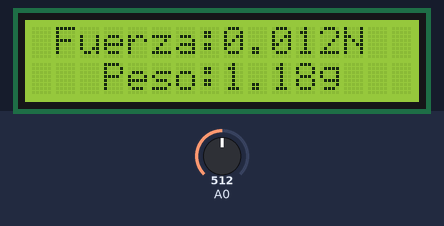
Bench run of a sketch on a simulated Arduino Uno, built with avr-gcc and run on an emulated ATmega328P. Parts: 16×2 character LCD. The test bench sets the inputs (shaded band); at power-on: A0 = 512.

Above: at 1.2 s.
1.3 s: A0 set to 1015
At 2.5 s:
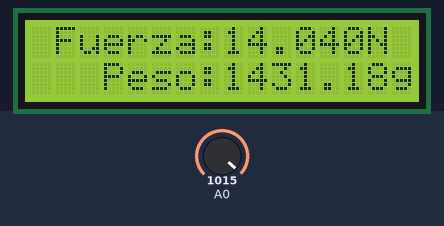
3.5 s: A0 set to 1023
At 4.6 s:
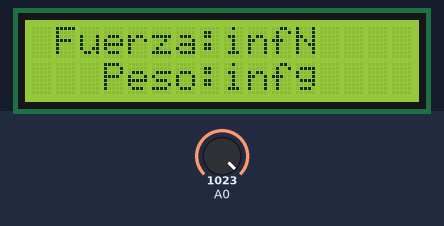
5.5 s: A0 set to 511
At 6.5 s:
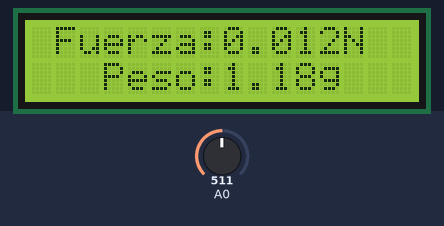
Timing chart, 0 to 8.5 s (numbered marks = the images above; inputs shaded):
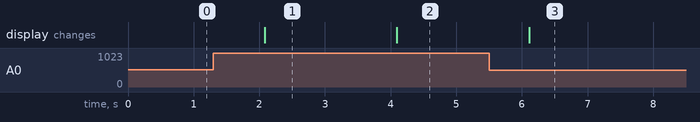

The sketch:

E2AAV.ino
```cpp
#include <LiquidCrystal.h>
double v=0.0;
double Fuerza=0.0;
double Rs=0.0;
double Peso=0.0;
LiquidCrystal lcd(10, 9, 5, 4, 3, 2);


void setup()
{
lcd.begin(16, 2);
pinMode(A0,INPUT);
Serial.begin(8600);
}


void loop() {

float x=analogRead(A0);

v=x*5/1023;
Rs = 120*(5/v -1);
  if(x<500)
  {
    Fuerza=pow(Rs/4.6986,-1/0.974);


  }
  else{
        Fuerza=pow(Rs/5.732,-1/0.682);
  }
lcd.clear();
lcd.setCursor(1,0);
lcd.print("Fuerza:");
lcd.print(Fuerza,3);
lcd.print("N");


lcd.setCursor(3,1);
lcd.print("Peso:");
Peso=1000*((Fuerza/9.81));

lcd.print(Peso,2);
lcd.print("g");
lcd.print("");
delay(1000);
}
```

Measured:
- the behaviour switches between 1022 and 1023 on A0 (found by bisection; images 1 and 2)
- after the input at 1.3 s, the display: changes after 0.78 s (image 1)
- after the input at 3.5 s, the display: changes after 0.60 s (image 2)
- after the input at 5.5 s, the display: changes after 0.61 s (image 3)
